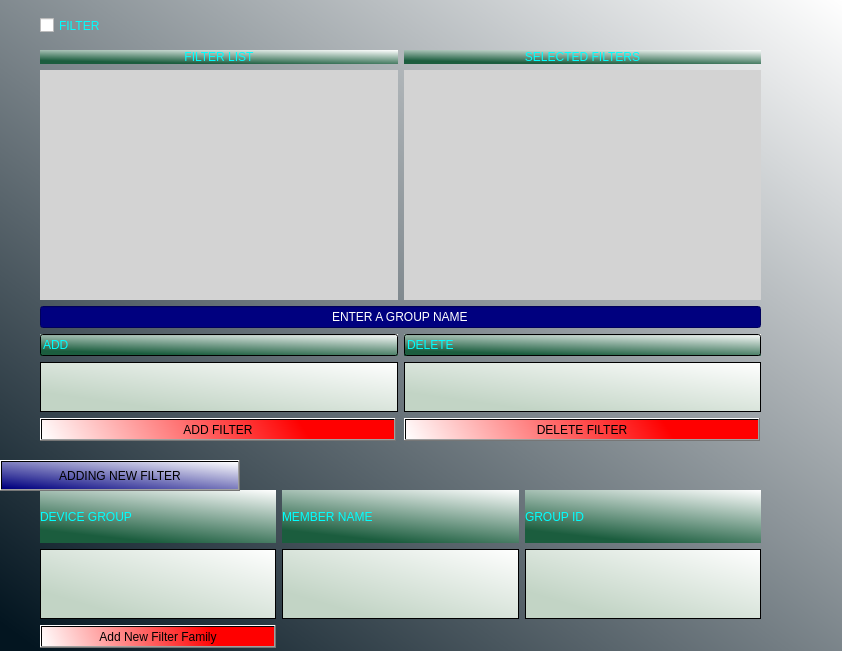
<?xml version="1.0" encoding="UTF-8"?>
<ui version="4.0">
 <class>Dialog</class>
 <widget class="QDialog" name="Dialog">
  <property name="geometry">
   <rect>
    <x>0</x>
    <y>0</y>
    <width>842</width>
    <height>651</height>
   </rect>
  </property>
  <property name="windowTitle">
   <string>Settings</string>
  </property>
  <property name="windowIcon">
   <iconset>
    <normalon>../../40daeb43b2e3e20941ee95abdf84a311.png</normalon>
   </iconset>
  </property>
  <property name="styleSheet">
   <string notr="true">#Dialog {background-color: qlineargradient(spread:pad, x1:0.044, y1:1, x2:1, y2:0, stop:0 rgba(3, 21, 32, 255), stop:1 rgba(255, 255, 255, 255));}




</string>
  </property>
  <widget class="QCheckBox" name="filterBox">
   <property name="geometry">
    <rect>
     <x>40</x>
     <y>10</y>
     <width>111</width>
     <height>31</height>
    </rect>
   </property>
   <property name="toolTipDuration">
    <number>-8</number>
   </property>
   <property name="styleSheet">
    <string notr="true">font: 14pt &quot;Niagara Solid&quot;;
color: rgb(0, 255, 255);</string>
   </property>
   <property name="text">
    <string>FILTER</string>
   </property>
  </widget>
  <widget class="QWidget" name="gridLayoutWidget_2">
   <property name="geometry">
    <rect>
     <x>40</x>
     <y>490</y>
     <width>721</width>
     <height>158</height>
    </rect>
   </property>
   <layout class="QGridLayout" name="gridLayout_2" rowstretch="0,0,0" columnstretch="0,0,0,0,0,0">
    <item row="2" column="1">
     <widget class="QLabel" name="secretLabel">
      <property name="text">
       <string/>
      </property>
     </widget>
    </item>
    <item row="2" column="0">
     <widget class="QPushButton" name="addNewFilter">
      <property name="styleSheet">
       <string notr="true">background-color: qlineargradient(spread:reflect, x1:1, y1:0.966, x2:0, y2:1, stop:0.238806 rgba(255, 0, 0, 255), stop:1 rgba(255, 255, 255, 255));</string>
      </property>
      <property name="text">
       <string>Add New Filter Family</string>
      </property>
     </widget>
    </item>
    <item row="1" column="0">
     <widget class="QTextEdit" name="deviceGroupText">
      <property name="enabled">
       <bool>true</bool>
      </property>
      <property name="maximumSize">
       <size>
        <width>300</width>
        <height>70</height>
       </size>
      </property>
      <property name="styleSheet">
       <string notr="true">
                background-color: qlineargradient(spread:pad, x1:0, y1:1, x2:1, y2:0, stop:0.199005 rgba(194, 212, 197, 255), stop:1 rgba(255, 255, 255, 255));
              </string>
      </property>
      <property name="html">
       <string>&lt;!DOCTYPE HTML PUBLIC &quot;-//W3C//DTD HTML 4.0//EN&quot; &quot;http://www.w3.org/TR/REC-html40/strict.dtd&quot;&gt;
&lt;html&gt;&lt;head&gt;&lt;meta name=&quot;qrichtext&quot; content=&quot;1&quot; /&gt;&lt;style type=&quot;text/css&quot;&gt;
p, li { white-space: pre-wrap; }
&lt;/style&gt;&lt;/head&gt;&lt;body style=&quot; font-family:'MS Shell Dlg 2'; font-size:7.8pt; font-weight:400; font-style:normal;&quot;&gt;
&lt;p style=&quot;-qt-paragraph-type:empty; margin-top:0px; margin-bottom:0px; margin-left:0px; margin-right:0px; -qt-block-indent:0; text-indent:0px;&quot;&gt;&lt;br /&gt;&lt;/p&gt;&lt;/body&gt;&lt;/html&gt;</string>
      </property>
     </widget>
    </item>
    <item row="0" column="5">
     <widget class="QLabel" name="groupIDLabel">
      <property name="styleSheet">
       <string notr="true">background-color: qlineargradient(spread:pad, x1:0.512, y1:1, x2:1, y2:0, stop:0 rgba(27, 93, 62, 255), stop:1 rgba(255, 255, 255, 255));
                font: 75 10pt &quot;MS Shell Dlg 2&quot;;

color: rgb(0, 255, 255);              </string>
      </property>
      <property name="text">
       <string>GROUP ID</string>
      </property>
     </widget>
    </item>
    <item row="0" column="0">
     <widget class="QLabel" name="deviceGroupLabel">
      <property name="styleSheet">
       <string notr="true">
background-color: qlineargradient(spread:pad, x1:0.512, y1:1, x2:1, y2:0, stop:0 rgba(27, 93, 62, 255), stop:1 rgba(255, 255, 255, 255));
                font: 75 10pt &quot;MS Shell Dlg 2&quot;;

color: rgb(0, 255, 255);              </string>
      </property>
      <property name="text">
       <string>DEVICE GROUP</string>
      </property>
     </widget>
    </item>
    <item row="1" column="1">
     <widget class="QTextEdit" name="memberText">
      <property name="maximumSize">
       <size>
        <width>300</width>
        <height>70</height>
       </size>
      </property>
      <property name="styleSheet">
       <string notr="true">background-color: qlineargradient(spread:pad, x1:0, y1:1, x2:1, y2:0, stop:0.199005 rgba(194, 212, 197, 255), stop:1 rgba(255, 255, 255, 255));
              </string>
      </property>
      <property name="html">
       <string>&lt;!DOCTYPE HTML PUBLIC &quot;-//W3C//DTD HTML 4.0//EN&quot; &quot;http://www.w3.org/TR/REC-html40/strict.dtd&quot;&gt;
&lt;html&gt;&lt;head&gt;&lt;meta name=&quot;qrichtext&quot; content=&quot;1&quot; /&gt;&lt;style type=&quot;text/css&quot;&gt;
p, li { white-space: pre-wrap; }
&lt;/style&gt;&lt;/head&gt;&lt;body style=&quot; font-family:'MS Shell Dlg 2'; font-size:7.8pt; font-weight:400; font-style:normal;&quot;&gt;
&lt;p style=&quot;-qt-paragraph-type:empty; margin-top:0px; margin-bottom:0px; margin-left:0px; margin-right:0px; -qt-block-indent:0; text-indent:0px;&quot;&gt;&lt;br /&gt;&lt;/p&gt;&lt;/body&gt;&lt;/html&gt;</string>
      </property>
     </widget>
    </item>
    <item row="1" column="5">
     <widget class="QTextEdit" name="idText">
      <property name="maximumSize">
       <size>
        <width>300</width>
        <height>70</height>
       </size>
      </property>
      <property name="styleSheet">
       <string notr="true">
                background-color: qlineargradient(spread:pad, x1:0, y1:1, x2:1, y2:0, stop:0.199005 rgba(194, 212, 197, 255), stop:1 rgba(255, 255, 255, 255));
              </string>
      </property>
      <property name="html">
       <string>&lt;!DOCTYPE HTML PUBLIC &quot;-//W3C//DTD HTML 4.0//EN&quot; &quot;http://www.w3.org/TR/REC-html40/strict.dtd&quot;&gt;
&lt;html&gt;&lt;head&gt;&lt;meta name=&quot;qrichtext&quot; content=&quot;1&quot; /&gt;&lt;style type=&quot;text/css&quot;&gt;
p, li { white-space: pre-wrap; }
&lt;/style&gt;&lt;/head&gt;&lt;body style=&quot; font-family:'MS Shell Dlg 2'; font-size:7.8pt; font-weight:400; font-style:normal;&quot;&gt;
&lt;p style=&quot;-qt-paragraph-type:empty; margin-top:0px; margin-bottom:0px; margin-left:0px; margin-right:0px; -qt-block-indent:0; text-indent:0px;&quot;&gt;&lt;br /&gt;&lt;/p&gt;&lt;/body&gt;&lt;/html&gt;</string>
      </property>
     </widget>
    </item>
    <item row="0" column="1">
     <widget class="QLabel" name="memberNameLabel">
      <property name="styleSheet">
       <string notr="true">background-color: qlineargradient(spread:pad, x1:0.512, y1:1, x2:1, y2:0, stop:0 rgba(27, 93, 62, 255), stop:1 rgba(255, 255, 255, 255));
                font: 75 10pt &quot;MS Shell Dlg 2&quot;;

color: rgb(0, 255, 255);              </string>
      </property>
      <property name="text">
       <string>MEMBER NAME</string>
      </property>
     </widget>
    </item>
   </layout>
  </widget>
  <widget class="QWidget" name="gridLayoutWidget">
   <property name="geometry">
    <rect>
     <x>40</x>
     <y>50</y>
     <width>721</width>
     <height>391</height>
    </rect>
   </property>
   <layout class="QGridLayout" name="gridLayout">
    <item row="4" column="1">
     <widget class="QLineEdit" name="deleteImg">
      <property name="styleSheet">
       <string notr="true">background-color: qlineargradient(spread:pad, x1:0.512, y1:1, x2:1, y2:0, stop:0 rgba(27, 93, 62, 255), stop:1 rgba(255, 255, 255, 255));
                font: 75 10pt &quot;MS Shell Dlg 2&quot;;

color: rgb(0, 255, 255);              </string>
      </property>
      <property name="text">
       <string>DELETE</string>
      </property>
      <property name="alignment">
       <set>Qt::AlignLeading|Qt::AlignLeft|Qt::AlignVCenter</set>
      </property>
      <property name="readOnly">
       <bool>true</bool>
      </property>
     </widget>
    </item>
    <item row="4" column="0">
     <widget class="QLineEdit" name="addImg">
      <property name="styleSheet">
       <string notr="true">
          background-color: qlineargradient(spread:pad, x1:0.512, y1:1, x2:1, y2:0, stop:0 rgba(27, 93, 62, 255), stop:1 rgba(255, 255, 255, 255));
                font: 75 10pt &quot;MS Shell Dlg 2&quot;;

              
color: rgb(0, 255, 255);</string>
      </property>
      <property name="text">
       <string>ADD</string>
      </property>
      <property name="alignment">
       <set>Qt::AlignLeading|Qt::AlignLeft|Qt::AlignVCenter</set>
      </property>
      <property name="readOnly">
       <bool>true</bool>
      </property>
     </widget>
    </item>
    <item row="2" column="0" colspan="2">
     <widget class="QLineEdit" name="middleLine">
      <property name="styleSheet">
       <string notr="true">background-color: rgb(0, 0, 127);
color: rgb(255, 255, 255);
font: 75 8pt &quot;Microsoft New Tai Lue&quot;;</string>
      </property>
      <property name="text">
       <string>ENTER A GROUP NAME</string>
      </property>
      <property name="alignment">
       <set>Qt::AlignCenter</set>
      </property>
      <property name="readOnly">
       <bool>true</bool>
      </property>
     </widget>
    </item>
    <item row="1" column="0">
     <widget class="QLabel" name="groupListLabel">
      <property name="enabled">
       <bool>true</bool>
      </property>
      <property name="minimumSize">
       <size>
        <width>0</width>
        <height>130</height>
       </size>
      </property>
      <property name="styleSheet">
       <string notr="true">background-color: rgb(211, 211, 211);
                font: 14pt &quot;MS Shell Dlg 2&quot;;
              </string>
      </property>
      <property name="text">
       <string/>
      </property>
     </widget>
    </item>
    <item row="1" column="1">
     <widget class="QLabel" name="selectedGroupLabel">
      <property name="minimumSize">
       <size>
        <width>0</width>
        <height>130</height>
       </size>
      </property>
      <property name="styleSheet">
       <string notr="true">background-color: rgb(211, 211, 211);

              </string>
      </property>
      <property name="text">
       <string/>
      </property>
     </widget>
    </item>
    <item row="5" column="1">
     <widget class="QTextEdit" name="deleteFilterText">
      <property name="maximumSize">
       <size>
        <width>16777215</width>
        <height>50</height>
       </size>
      </property>
      <property name="styleSheet">
       <string notr="true">
                background-color: qlineargradient(spread:pad, x1:0, y1:1, x2:1, y2:0, stop:0.199005 rgba(194, 212, 197, 255), stop:1 rgba(255, 255, 255, 255));
              </string>
      </property>
     </widget>
    </item>
    <item row="10" column="1">
     <widget class="QPushButton" name="deleteFilter">
      <property name="minimumSize">
       <size>
        <width>356</width>
        <height>0</height>
       </size>
      </property>
      <property name="maximumSize">
       <size>
        <width>240</width>
        <height>16777215</height>
       </size>
      </property>
      <property name="styleSheet">
       <string notr="true">background-color: qlineargradient(spread:reflect, x1:1, y1:0.966, x2:0, y2:1, stop:0.238806 rgba(255, 0, 0, 255), stop:1 rgba(255, 255, 255, 255));</string>
      </property>
      <property name="text">
       <string>DELETE FILTER</string>
      </property>
     </widget>
    </item>
    <item row="0" column="1">
     <widget class="QLabel" name="selectedFilterImg">
      <property name="minimumSize">
       <size>
        <width>350</width>
        <height>0</height>
       </size>
      </property>
      <property name="maximumSize">
       <size>
        <width>40000</width>
        <height>40000</height>
       </size>
      </property>
      <property name="styleSheet">
       <string notr="true">background-color: qlineargradient(spread:pad, x1:0.512, y1:1, x2:1, y2:0, stop:0 rgba(27, 93, 62, 255), stop:1 rgba(255, 255, 255, 255));
                font: 75 10pt &quot;MS Shell Dlg 2&quot;;

color: rgb(0, 255, 255);              </string>
      </property>
      <property name="text">
       <string>SELECTED FILTERS</string>
      </property>
      <property name="alignment">
       <set>Qt::AlignCenter</set>
      </property>
     </widget>
    </item>
    <item row="5" column="0">
     <widget class="QTextEdit" name="addFilterText">
      <property name="maximumSize">
       <size>
        <width>16777215</width>
        <height>50</height>
       </size>
      </property>
      <property name="styleSheet">
       <string notr="true">
                background-color: qlineargradient(spread:pad, x1:0, y1:1, x2:1, y2:0, stop:0.199005 rgba(194, 212, 197, 255), stop:1 rgba(255, 255, 255, 255));
              </string>
      </property>
     </widget>
    </item>
    <item row="0" column="0">
     <widget class="QLabel" name="filterListImg">
      <property name="sizePolicy">
       <sizepolicy hsizetype="Minimum" vsizetype="Fixed">
        <horstretch>0</horstretch>
        <verstretch>0</verstretch>
       </sizepolicy>
      </property>
      <property name="styleSheet">
       <string notr="true">background-color: qlineargradient(spread:pad, x1:0.512, y1:1, x2:1, y2:0, stop:0 rgba(27, 93, 62, 255), stop:1 rgba(255, 255, 255, 255));
                font: 75 10pt &quot;MS Shell Dlg 2&quot;;


color: rgb(0, 255, 255);              </string>
      </property>
      <property name="text">
       <string>FILTER LIST</string>
      </property>
      <property name="alignment">
       <set>Qt::AlignCenter</set>
      </property>
     </widget>
    </item>
    <item row="10" column="0">
     <widget class="QPushButton" name="addFilter">
      <property name="minimumSize">
       <size>
        <width>356</width>
        <height>0</height>
       </size>
      </property>
      <property name="maximumSize">
       <size>
        <width>240</width>
        <height>16777215</height>
       </size>
      </property>
      <property name="styleSheet">
       <string notr="true">background-color: qlineargradient(spread:reflect, x1:1, y1:0.966, x2:0, y2:1, stop:0.238806 rgba(255, 0, 0, 255), stop:1 rgba(255, 255, 255, 255));</string>
      </property>
      <property name="text">
       <string>ADD FILTER</string>
      </property>
     </widget>
    </item>
   </layout>
  </widget>
  <widget class="QPushButton" name="openAddFilterScreen">
   <property name="geometry">
    <rect>
     <x>0</x>
     <y>460</y>
     <width>240</width>
     <height>31</height>
    </rect>
   </property>
   <property name="maximumSize">
    <size>
     <width>240</width>
     <height>16777215</height>
    </size>
   </property>
   <property name="styleSheet">
    <string notr="true">background-color: qlineargradient(spread:pad, x1:0.044, y1:1, x2:1, y2:0, stop:0 rgba(0, 0, 127, 255), stop:1 rgba(255, 255, 255, 255));</string>
   </property>
   <property name="text">
    <string>ADDING NEW FILTER</string>
   </property>
  </widget>
 </widget>
 <resources>
  <include location="ServerApplication.qrc"/>
 </resources>
 <connections/>
</ui>
